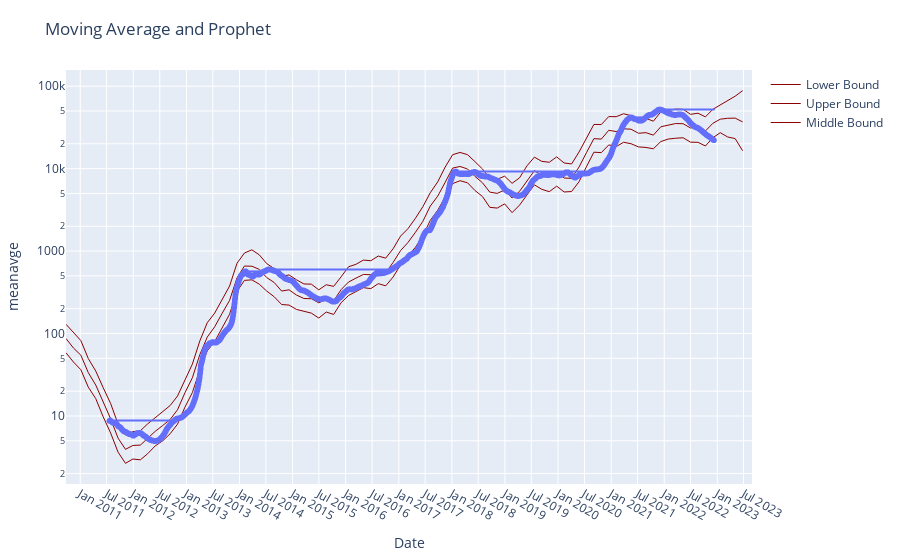

This figure's notebook cell:
### Code cell
import plotly.express as px
import plotly.graph_objects as go
fig = px.scatter(df, x="date", y="meanavge", trendline="expanding", trendline_options=dict(function="max"),
                 title="MeanAvg")
fig.add_trace(go.Scatter(name="Middle Bound", x=prediction['ds'],  mode = 'lines',line=dict(width=1,color='darkred'), y=np.exp(prediction['yhat']), legendrank=2))
fig.add_trace(go.Scatter(name="Lower Bound", x=prediction['ds'],  mode = 'lines',line=dict(width=1,color='darkred'), y=np.exp(prediction['yhat_lower']), legendrank=1))
fig.add_trace(go.Scatter(name="Upper Bound", x=prediction['ds'], mode = 'lines',line=dict(width=1,color='darkred'), y=np.exp(prediction['yhat_upper']), legendrank=1))

fig.update_yaxes(fixedrange=False)
fig.update_layout(title_text='Moving Average and Prophet')
fig.update_yaxes(type="log")
fig.update_xaxes(ticklabelposition="inside top", title="Date")
fig.update_yaxes(nticks=12)
fig.update_xaxes(nticks=50)
fig.update_layout(
    margin=dict(l=20, r=100, t=70, b=20),
)

fig.show()
fig.layout.template = 'seaborn'
fig.write_html('../static/MAandPred.html')
